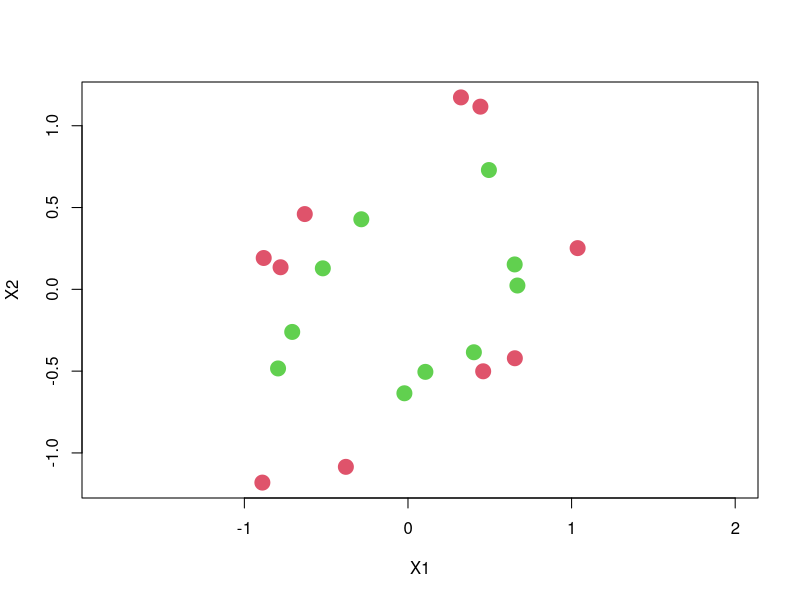

Recreate this plot in R.
rm(list = ls())

#--- generate the data ---#
DGP_ellipse <- function(N = 50, seed = 8312){
  set.seed(seed)
  oval_fun <- function(x,a=1,b=0.5){b*sqrt(1-(x/a)^2)}
  x11 = runif(N, -1, 1)
  x12 = c(oval_fun(x11[1:(.5*N)]),-oval_fun(x11[(.5*N+1):N])) + rnorm(N, 0, 0.05)
  X = cbind(x11, x12)
  x21 = runif(N, -1.5, 1.5)
  x22 = c(oval_fun(x21[1:(.5*N)],a=1.5,b=0.75),-oval_fun(x21[(.5*N+1):N],a=1.5,b=0.75)) + rnorm(N, 0, 0.05)
  X = rbind(X, cbind(x21,x22))
  Q = eigen(matrix(c(1,-4,-4,1),2,2))$vectors
  X = X%*%Q
  y = c(rep(1,N), rep(0, N))
  d = cbind(y, X)
  return(d)
}
N = 10
d = DGP_ellipse(N)
y = d[,1]
X = d[,-1]
# visualize
plot(X, pch=20, col = y+2, xlab = "X1", ylab = "X2", asp = 1, cex = 3)
#--- generate the data OVER ---#

#--- tr_te_split ---#
id = sample(1:(2*N), N*0.2)
X_tr = X[-id, ]
X_te = X[id, ]
y_tr = y[-id]
y_te = y[id]
#--- tr_te_split OVER ---#

# Hard code to find gram matrix 
kernel_function <- function(x1, x2) {
  result <- (t(x1) %*% x2)^2
  return(result)
}

calculate_gram_matrix <- function(X) {
  n <- nrow(X)
  gram_matrix <- matrix(0, n, n)
  
  for (i in 1:n) {
    for (j in 1:n) {
      gram_matrix[i, j] <- kernel_function(X[i,], X[j,])
    }
  }
  
  return(gram_matrix)
}

K = calculate_gram_matrix(X_tr)
N = dim(K)[1]
ones= rep(1,N)
C = 1/N*ones %*% t(ones)

KC = K - C%*%K - K%*%C + C%*%K%*%C

#Now visualize KC 20X20?? MIGHT BE WRONG AF




